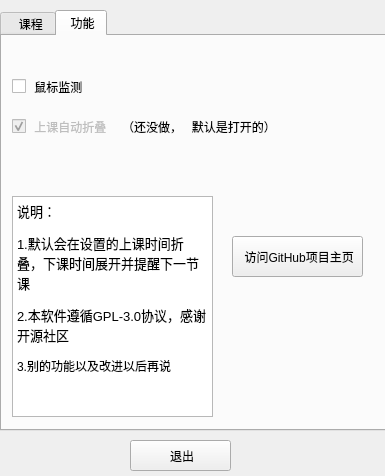
<?xml version="1.0" encoding="UTF-8"?>
<ui version="4.0">
 <class>Dialog</class>
 <widget class="QDialog" name="Dialog">
  <property name="geometry">
   <rect>
    <x>0</x>
    <y>0</y>
    <width>385</width>
    <height>476</height>
   </rect>
  </property>
  <property name="windowTitle">
   <string>Dialog</string>
  </property>
  <widget class="QTabWidget" name="tabWidget">
   <property name="geometry">
    <rect>
     <x>0</x>
     <y>10</y>
     <width>391</width>
     <height>421</height>
    </rect>
   </property>
   <property name="currentIndex">
    <number>1</number>
   </property>
   <widget class="QWidget" name="table">
    <attribute name="title">
     <string>  课程</string>
    </attribute>
    <widget class="QTabWidget" name="tabWidget_1">
     <property name="geometry">
      <rect>
       <x>0</x>
       <y>0</y>
       <width>381</width>
       <height>361</height>
      </rect>
     </property>
     <property name="currentIndex">
      <number>0</number>
     </property>
     <widget class="QWidget" name="sunday">
      <attribute name="title">
       <string> 周日</string>
      </attribute>
      <widget class="QWidget" name="gridLayoutWidget_7">
       <property name="geometry">
        <rect>
         <x>0</x>
         <y>0</y>
         <width>371</width>
         <height>311</height>
        </rect>
       </property>
       <layout class="QGridLayout" name="gridLayout_0"/>
      </widget>
     </widget>
     <widget class="QWidget" name="monday">
      <property name="enabled">
       <bool>true</bool>
      </property>
      <attribute name="title">
       <string> 周一</string>
      </attribute>
      <widget class="QWidget" name="gridLayoutWidget">
       <property name="geometry">
        <rect>
         <x>0</x>
         <y>0</y>
         <width>371</width>
         <height>311</height>
        </rect>
       </property>
       <layout class="QGridLayout" name="gridLayout_1"/>
      </widget>
     </widget>
     <widget class="QWidget" name="tuesday">
      <attribute name="title">
       <string> 周二</string>
      </attribute>
      <widget class="QWidget" name="gridLayoutWidget_2">
       <property name="geometry">
        <rect>
         <x>0</x>
         <y>0</y>
         <width>371</width>
         <height>311</height>
        </rect>
       </property>
       <layout class="QGridLayout" name="gridLayout_2"/>
      </widget>
     </widget>
     <widget class="QWidget" name="wednesday">
      <attribute name="title">
       <string> 周三</string>
      </attribute>
      <widget class="QWidget" name="gridLayoutWidget_3">
       <property name="geometry">
        <rect>
         <x>0</x>
         <y>0</y>
         <width>371</width>
         <height>311</height>
        </rect>
       </property>
       <layout class="QGridLayout" name="gridLayout_3"/>
      </widget>
     </widget>
     <widget class="QWidget" name="thursday">
      <attribute name="title">
       <string> 周四</string>
      </attribute>
      <widget class="QWidget" name="gridLayoutWidget_4">
       <property name="geometry">
        <rect>
         <x>0</x>
         <y>0</y>
         <width>371</width>
         <height>311</height>
        </rect>
       </property>
       <layout class="QGridLayout" name="gridLayout_4"/>
      </widget>
     </widget>
     <widget class="QWidget" name="friday">
      <attribute name="title">
       <string> 周五</string>
      </attribute>
      <widget class="QWidget" name="gridLayoutWidget_5">
       <property name="geometry">
        <rect>
         <x>0</x>
         <y>0</y>
         <width>371</width>
         <height>311</height>
        </rect>
       </property>
       <layout class="QGridLayout" name="gridLayout_5"/>
      </widget>
     </widget>
     <widget class="QWidget" name="saturday">
      <attribute name="title">
       <string> 周六</string>
      </attribute>
      <widget class="QWidget" name="gridLayoutWidget_6">
       <property name="geometry">
        <rect>
         <x>0</x>
         <y>0</y>
         <width>371</width>
         <height>331</height>
        </rect>
       </property>
       <layout class="QGridLayout" name="gridLayout_6"/>
      </widget>
     </widget>
    </widget>
    <widget class="QPushButton" name="pushButton">
     <property name="geometry">
      <rect>
       <x>30</x>
       <y>370</y>
       <width>131</width>
       <height>23</height>
      </rect>
     </property>
     <property name="text">
      <string>应用</string>
     </property>
    </widget>
    <widget class="QPushButton" name="pushButton_3">
     <property name="geometry">
      <rect>
       <x>180</x>
       <y>370</y>
       <width>75</width>
       <height>23</height>
      </rect>
     </property>
     <property name="text">
      <string> 添加课程</string>
     </property>
    </widget>
    <widget class="QPushButton" name="pushButton_4">
     <property name="geometry">
      <rect>
       <x>270</x>
       <y>370</y>
       <width>75</width>
       <height>23</height>
      </rect>
     </property>
     <property name="text">
      <string>  删除课程</string>
     </property>
    </widget>
   </widget>
   <widget class="QWidget" name="tab_8">
    <attribute name="title">
     <string> 功能</string>
    </attribute>
    <widget class="QCheckBox" name="checkBox">
     <property name="geometry">
      <rect>
       <x>10</x>
       <y>20</y>
       <width>231</width>
       <height>61</height>
      </rect>
     </property>
     <property name="text">
      <string> 鼠标监测</string>
     </property>
    </widget>
    <widget class="QTextBrowser" name="textBrowser">
     <property name="geometry">
      <rect>
       <x>10</x>
       <y>160</y>
       <width>201</width>
       <height>221</height>
      </rect>
     </property>
     <property name="html">
      <string>&lt;!DOCTYPE HTML PUBLIC &quot;-//W3C//DTD HTML 4.0//EN&quot; &quot;http://www.w3.org/TR/REC-html40/strict.dtd&quot;&gt;
&lt;html&gt;&lt;head&gt;&lt;meta name=&quot;qrichtext&quot; content=&quot;1&quot; /&gt;&lt;style type=&quot;text/css&quot;&gt;
p, li { white-space: pre-wrap; }
&lt;/style&gt;&lt;/head&gt;&lt;body style=&quot; font-family:'SimSun'; font-size:9pt; font-weight:400; font-style:normal;&quot;&gt;
&lt;p style=&quot; margin-top:12px; margin-bottom:12px; margin-left:0px; margin-right:0px; -qt-block-indent:0; text-indent:0px;&quot;&gt;&lt;span style=&quot; font-size:10pt;&quot;&gt;说明：&lt;/span&gt;&lt;/p&gt;
&lt;p style=&quot; margin-top:12px; margin-bottom:12px; margin-left:0px; margin-right:0px; -qt-block-indent:0; text-indent:0px;&quot;&gt;&lt;span style=&quot; font-size:10pt;&quot;&gt;1.默认会在设置的上课时间折叠，下课时间展开并提醒下一节课&lt;/span&gt;&lt;/p&gt;
&lt;p style=&quot; margin-top:12px; margin-bottom:12px; margin-left:0px; margin-right:0px; -qt-block-indent:0; text-indent:0px;&quot;&gt;&lt;span style=&quot; font-size:10pt;&quot;&gt;2.本软件遵循GPL-3.0协议，感谢开源社区&lt;/span&gt;&lt;/p&gt;
&lt;p style=&quot; margin-top:12px; margin-bottom:12px; margin-left:0px; margin-right:0px; -qt-block-indent:0; text-indent:0px;&quot;&gt;&lt;span style=&quot; color:#000000;&quot;&gt;3.别的功能以及改进以后再说&lt;/span&gt;&lt;/p&gt;&lt;/body&gt;&lt;/html&gt;</string>
     </property>
    </widget>
    <widget class="QCheckBox" name="checkBox_2">
     <property name="enabled">
      <bool>false</bool>
     </property>
     <property name="geometry">
      <rect>
       <x>10</x>
       <y>70</y>
       <width>271</width>
       <height>41</height>
      </rect>
     </property>
     <property name="text">
      <string> 上课自动折叠</string>
     </property>
     <property name="checked">
      <bool>true</bool>
     </property>
    </widget>
    <widget class="QLabel" name="label">
     <property name="geometry">
      <rect>
       <x>120</x>
       <y>80</y>
       <width>191</width>
       <height>21</height>
      </rect>
     </property>
     <property name="text">
      <string>（还没做，   默认是打开的）</string>
     </property>
    </widget>
    <widget class="QPushButton" name="pushButton_5">
     <property name="geometry">
      <rect>
       <x>230</x>
       <y>200</y>
       <width>131</width>
       <height>41</height>
      </rect>
     </property>
     <property name="text">
      <string> 访问GitHub项目主页</string>
     </property>
    </widget>
   </widget>
  </widget>
  <widget class="QPushButton" name="pushButton_2">
   <property name="geometry">
    <rect>
     <x>130</x>
     <y>440</y>
     <width>101</width>
     <height>31</height>
    </rect>
   </property>
   <property name="text">
    <string> 退出</string>
   </property>
  </widget>
 </widget>
 <resources/>
 <connections/>
</ui>
